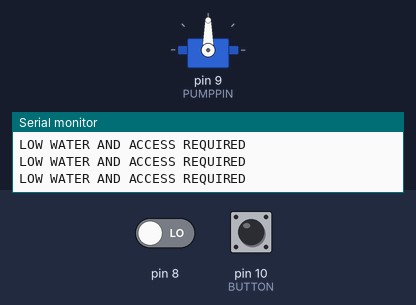
A program run on a simulated Arduino Uno, built with avr-gcc and run on an emulated ATmega328P. Parts: servo, the last lines printed to the serial monitor. The inputs (shaded band) are chosen by the test bench; at power-on: pin 8 LOW, pin 10 (BUTTON) LOW.

Above: at 11.2 s.
11.3 s: pin 8 driven HIGH
13.2 s: pin 10 (BUTTON) pulled HIGH for 0.15 s
At 14.0 s:
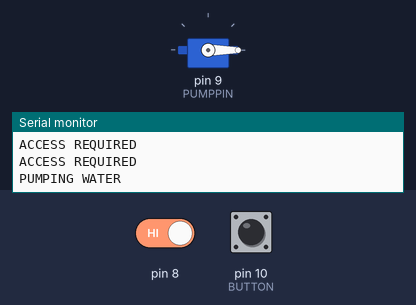
Timing chart, 0 to 44.7 s (numbered marks = the images above; inputs shaded):
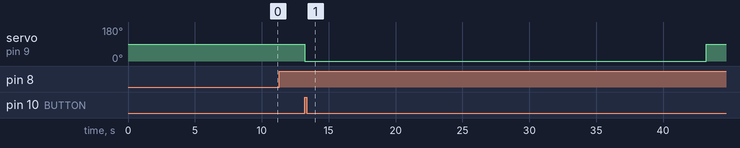

The program:

main.cpp
```cpp
// #include <Arduino.h>
// #include <Servo.h>

// Servo myservo;

// int liquidLevel = 0;
// int access = 0;

// #define PUMPPIN 9
// #define BUTTON 10

// void setup() {
//   Serial.begin(9600);
//   // water level setup
//   pinMode(8, INPUT);
//   //pinMode(BUTTON, INPUT);

//   // peristaltic pump setup
//   myservo.attach(PUMPPIN);

// }

// void loop() {
//   // put your main code here, to run repeatedly:
//   liquidLevel = digitalRead(8);
//   access = digitalRead(BUTTON);

//   if ((liquidLevel == 1) && (access == 1)){
//     myservo.write(0); //clockwise rotation
//     Serial.println("PUMPING WATER");
//   }

//   else if ((liquidLevel == 1) && (access == 0)){
//     myservo.write(90); //stop
//     Serial.println("ACCESS REQUIRED");
//   }

//   else if ((liquidLevel == 0) && (access == 1)){
//     myservo.write(0); //stop
//     Serial.println("pumping water");
//   }

//   else if ((liquidLevel == 0) && (access == 0)){
//     myservo.write(90); //stop
//     Serial.println("LOW WATER AND ACCESS REQUIRED");
//   }

//   else{
//     Serial.println("HELP");
//   }
//   //Serial.println(liquidLevel);
// }
```

main_v2.cpp
```cpp
#include <Arduino.h>
#include <Servo.h>


Servo myservo;

int liquidLevel = 0; // variable for if there's enough water in tank
int access = 0; // do we have'permission' from machine vision validation to dispense water?
int water_tank_level = 1; // water tank volume in Litres

// variables for water dispensing calc
const int desired_air_rH = 500;
const int water_rH = 0;
const int tubing_volume = 0.000007*1000; //m3
int air_rH = 600;
int current_rH = 350;
int waterRequired = 0;
int adjusted_rH = 0;
int waitTime = 0;
int pumpSpeed = 85/30;

#define PUMPPIN 9
#define BUTTON 10

class Plant_1{
  public:
      const int pot_volume = 0.5; // in litres
      const int nominal_rH = 250;
      const int nominal_Nc = 125;
};

Plant_1 Test_Plant;

void setup() {
  Serial.begin(9600);
  // water level setup
  pinMode(8, INPUT);
  //pinMode(BUTTON, INPUT);

  // peristaltic pump setup
  myservo.attach(PUMPPIN);

  air_rH = analogRead(A0);
  Serial.println(air_rH);
  delay(10000);

}

void loop() {
  // put your main code here, to run repeatedly:
  liquidLevel = digitalRead(8);
  access = digitalRead(BUTTON);

  adjusted_rH = ((current_rH - Test_Plant.nominal_rH)*(air_rH/desired_air_rH)) + Test_Plant.nominal_rH;

  // water required in L
  waterRequired = (((adjusted_rH - Test_Plant.nominal_rH)/desired_air_rH)*Test_Plant.pot_volume) + tubing_volume;

  //
  waitTime = ((waterRequired*1000)/pumpSpeed)*1000;

  if ((liquidLevel == 1) && (access == 1)){
    myservo.write(0); //clockwise rotation
    Serial.println("PUMPING WATER");
    delay(waitTime);
    access = 0;
    delay(30000);
  }

  else if ((liquidLevel == 1) && (access == 0)){
    myservo.write(90); //stop
    Serial.println("ACCESS REQUIRED");
  }

  else if ((liquidLevel == 0) && (access == 1)){
    myservo.write(90); //stop
    Serial.println("LOW WATER");
  }

  else if ((liquidLevel == 0) && (access == 0)){
    myservo.write(90); //stop
    Serial.println("LOW WATER AND ACCESS REQUIRED");
  }

  else{
    Serial.println("HELP");
  }
  //Serial.println(liquidLevel);
}
```

Measured:
- after the input at 13.2 s, servo on pin 9 (PUMPPIN): 90° → 0° at once, → 90° 30.0 s later
